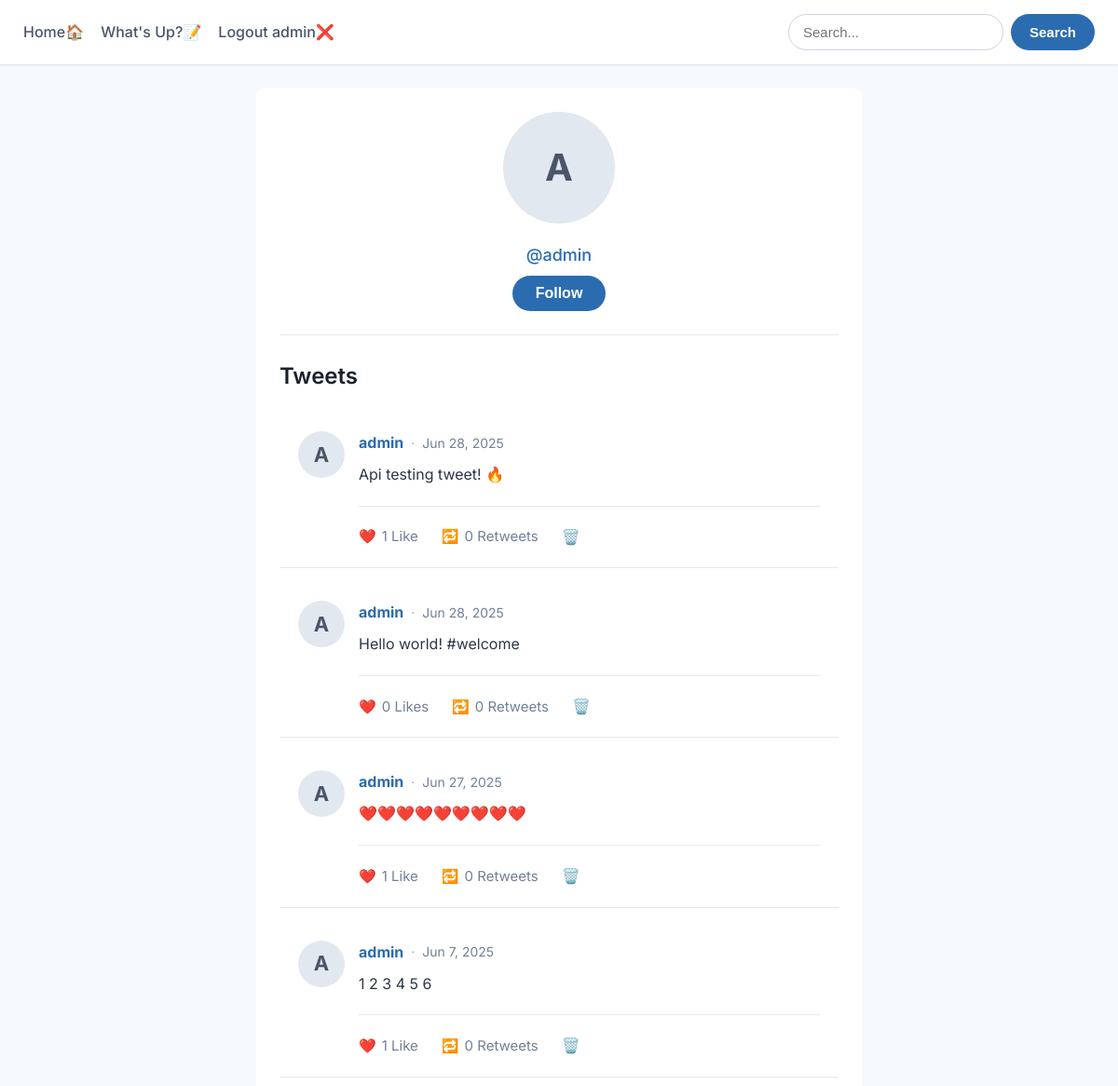
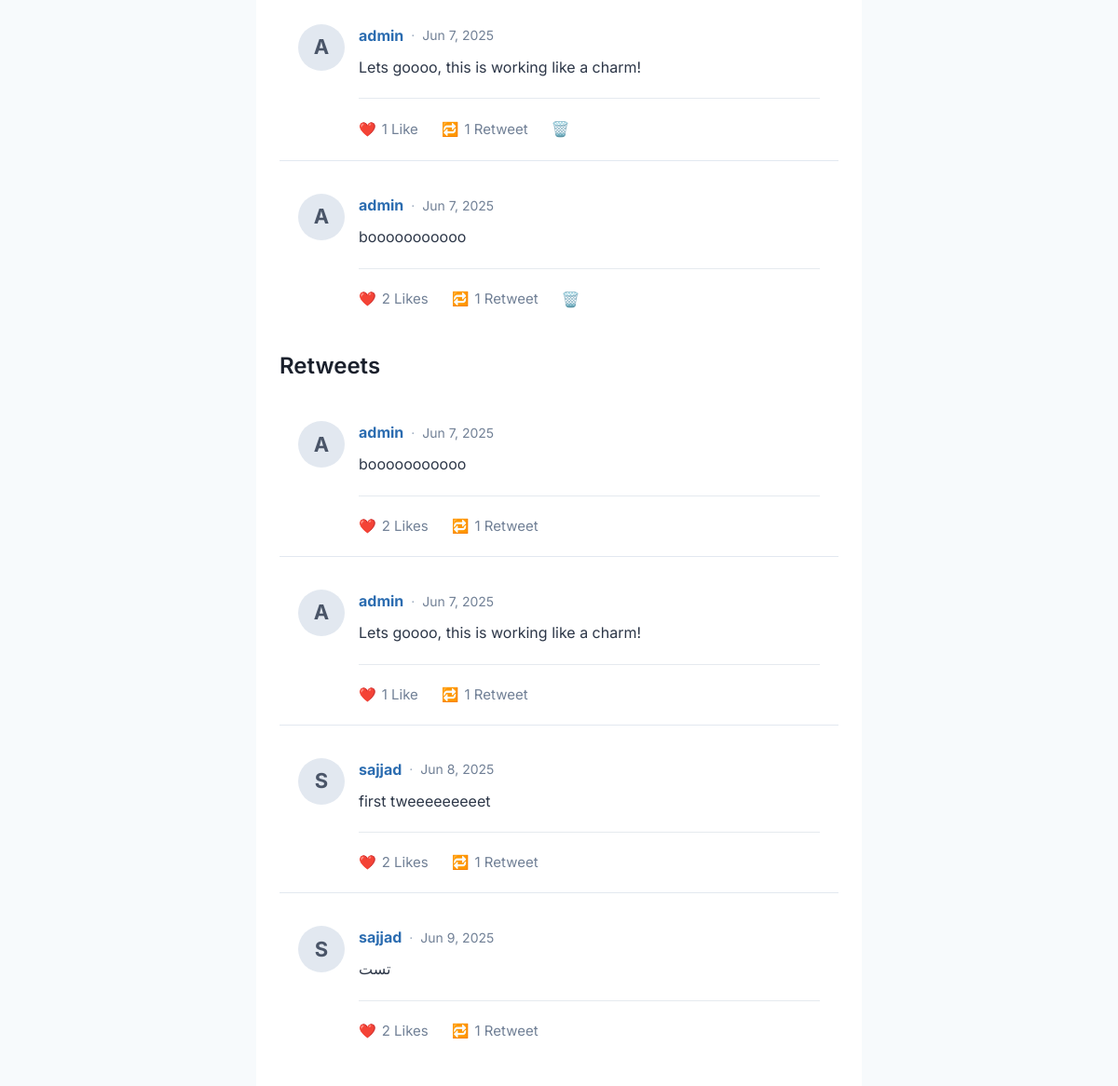
The app's page /profile/admin/ (signed in), older data (2 pictures, top to bottom).
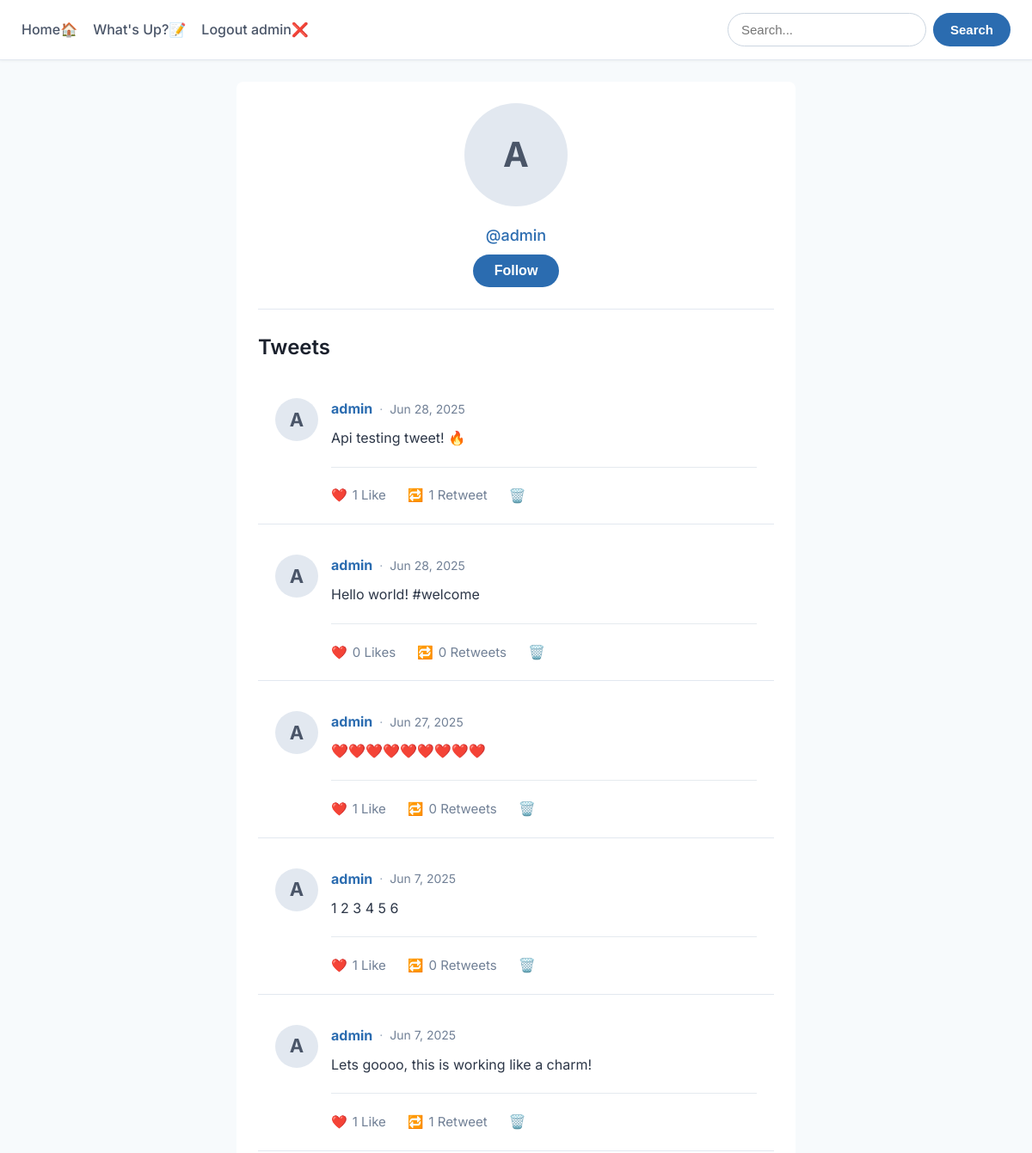
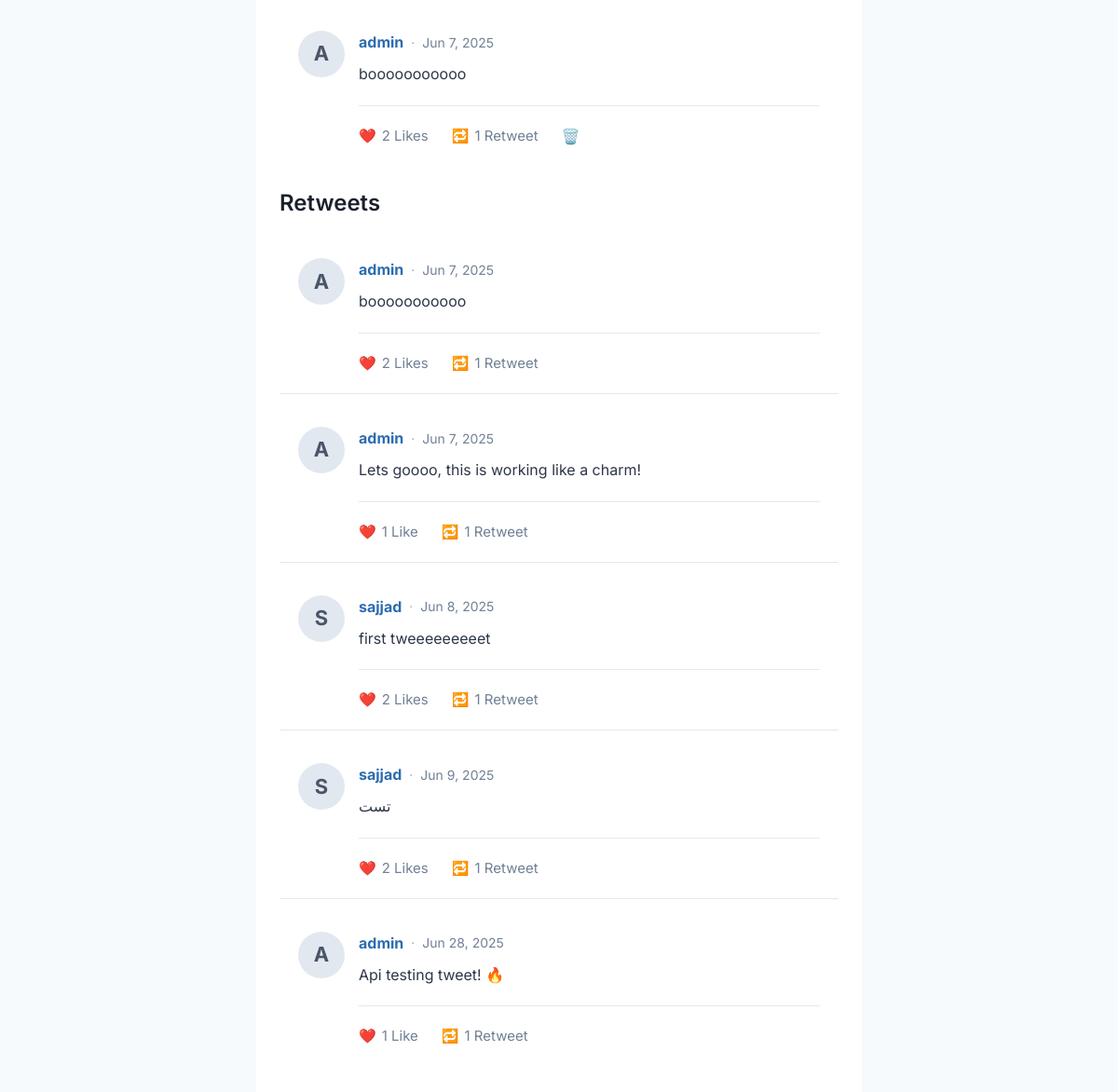
The same page, newer data (2 pictures, top to bottom).
### twitterApp/models.py (models this page shows, shortened)
class Profile(AbstractUser):
    bio = models.TextField(blank=True)
    website = models.URLField(max_length=200)
    profile_picture = models.ImageField(upload_to='profile_pics/', blank=True)

class Post(models.Model):
    user = models.ForeignKey(settings.AUTH_USER_MODEL, on_delete=models.CASCADE, related_name='posts')
    content = models.TextField(max_length=280)
    created_at = models.DateTimeField(auto_now_add=True)
    @property
    def like_count(self):
        return self.likes.count()
    @property
    def retweet_count(self):
        return self.retweets.count()

class Retweet(models.Model):
    user = models.ForeignKey(settings.AUTH_USER_MODEL, on_delete=models.CASCADE, related_name='retweets')
    tweet = models.ForeignKey(Post, on_delete=models.CASCADE, related_name='retweets')
    class Meta:
        unique_together = ('user','tweet')

### twitterApp/views.py (the view)
# urls.py: path('profile/<str:username>/', views.profile, name='user_profile'),
@login_required
def profile(request, username):
    user_profile = get_object_or_404(User, username=username)
    user_tweets = Post.objects.filter(user=user_profile).order_by('-created_at')
    user_retweets = Retweet.objects.filter(user=user_profile).select_related('tweet')
    is_following = Follow.objects.filter(follower=request.user, followed=user_profile).exists()
    context = {
        'user_profile': user_profile,
        'user_tweets': user_tweets,
        'user_retweets': user_retweets,
        'is_following': is_following
    }
    return render(request, 'profile.html', context)

### templates/profile.html (shortened to what this page needs)
{% extends 'base.html' %}
{% block main %}
<div class="profile-container">
    <div class="profile-header-section">
        {% if user_profile.profile_picture %}
            <img src="{{ user_profile.profile_picture.url }}" alt="{{ user_profile.username }}'s profile picture"
                 class="profile-avatar-large">
        {% else %}
            <div class="profile-avatar-large-fallback">
                {{ user_profile.username.0|upper }}
            </div>
        {% endif %}
        <h3 class="profile-username" style="margin: 7px">@{{ user_profile.username }}</h3>
        <form method="POST" action="{% url 'follow' user_profile.username %}">
            {% if is_following %}
                <button type="submit" class="follow-button">Unfollow</button>
            {% else %}
                <button type="submit" class="follow-button">Follow</button>
            {% endif %}
        </form>
    </div>
    <div>
        <h2>Tweets</h2>
        {% for tweet in user_tweets %}
            <div class="tweet-card">
                <div class="tweet-avatar-wrapper" style="margin-right: 15px;">
                    {% if tweet.user.profile_picture %}
                        <img src="{{ tweet.user.profile_picture.url }}" alt="{{ tweet.user.username }}'s profile picture"
                             class="tweet-avatar">
                    {% else %}
                        <div class="tweet-avatar-fallback">
                            {{ tweet.user.username.0|upper }}
                        </div>
                    {% endif %}
                </div>
                <div class="tweet-content-area">
                    <p class="tweet-header">
                        <strong class="tweet-username-link"><a href="{% url 'user_profile' username=tweet.user.username %}">{{ tweet.user.username }}</a></strong>
                        <span class="tweet-meta-separator">·</span>
                        <small class="tweet-timestamp">{{ tweet.created_at|date:"M j, Y" }}</small>
                    </p>
                    <p class="tweet-text">{{ tweet.content }}</p>
                    <hr style="border: none; border-top: 1px solid #cbd5e0; margin: 20px 0; opacity: 0.5">
                    <div class="tweet-actions">
                        <a href="{% url 'like' tweet.id %}" class="tweet-action-link">❤️ <span>{{ tweet.like_count }} Like{% if tweet.like_count != 1 %}s{% endif %}</span></a>
                        <a href="{% url 'retweet' tweet.id %}" class="tweet-action-link">🔁 <span>{{ tweet.retweet_count }} Retweet{% if tweet.retweet_count != 1 %}s{% endif %}</span></a>
                        <a href="{% url "delete" tweet.id %}">🗑️</a>
                    </div>
                </div>
            </div>
        {% empty %}
            <p class="empty-message">No tweets from {{ user_profile.username }} yet.</p>
        {% endfor %}
    </div>
<div>
    <h2>Retweets</h2>
    {% for retweet in user_retweets %}
        <div class="tweet-card">
            <div class="tweet-avatar-wrapper" style="margin-right: 15px;">
                {% if retweet.tweet.user.profile_picture %}
                    <img src="{{ retweet.tweet.user.profile_picture.url }}" alt="{{ retweet.tweet.user.username }}'s profile picture"
                         class="tweet-avatar">
                {% else %}
                    <div class="tweet-avatar-fallback">
                        {{ retweet.tweet.user.username.0|upper }}
                    </div>
                {% endif %}
            </div>
            <div class="tweet-content-area">
                <p class="tweet-header">
                    <strong class="tweet-username-link"><a href="{% url 'user_profile' username=retweet.tweet.user.username %}">{{ retweet.tweet.user.username }}</a></strong>
                    <span class="tweet-meta-separator">·</span>
                    <small class="tweet-timestamp">{{ retweet.tweet.created_at|date:"M j, Y" }}</small>
                </p>
                <p class="tweet-text">{{ retweet.tweet.content }}</p>
                <hr style="border: none; border-top: 1px solid #cbd5e0; margin: 20px 0; opacity: 0.5">
                <div class="tweet-actions">
                    <a href="{% url 'like' retweet.tweet.id %}" class="tweet-action-link">❤️ <span>{{ retweet.tweet.like_count }} Like{% if retweet.tweet.like_count != 1 %}s{% endif %}</span></a>
                    <a href="{% url 'retweet' retweet.tweet.id %}" class="tweet-action-link">🔁 <span>{{ retweet.tweet.retweet_count }} Retweet{% if retweet.tweet.retweet_count != 1 %}s{% endif %}</span></a>
                </div>
            </div>
        </div>
    {% empty %}
        <p class="empty-message">No retweets from {{ user_profile.username }} yet.</p>
    {% endfor %}
</div>
{% endblock %}

### templates/base.html (shortened to what this page needs)
<!DOCTYPE html>
{% load static %}
<html lang="en">
<head>
</head>
<link rel="stylesheet" href={% static "css/style.css" %}>
<body>
    <header>
        {% block header %}
        <h3>
            <a href="{% url 'home' %}">Home🏠</a>
            <a href="{% url 'user_tweet' %}">What's Up?📝</a>
            {% if user.is_authenticated %}
            <a href="{% url 'logout' %}">Logout {{ user.username }}❌</a>
            {% else %}
            <a href="{% url 'login' %}">Login/Register </a>
            {% endif %}
        </h3>
        <form action="/" method="GET" class="search-container">
            <input type="text" id="search" name="search" placeholder="Search...">
            <button type="submit">Search</button>
        </form>
        {% endblock header %}
    </header>
    <main>
        {% block main %}{% endblock main %}
    </main>
</body>
</html>

### statics/css/style.css (style rules this page uses)
body { font-family: 'Inter', sans-serif; margin: 0; padding: 0; background-color: #f7fafc; color: #2d3748; line-height: 1.6; }
a { text-decoration: none; color: #2b6cb0; transition: color 0.2s ease; }
h1, h2, h3 { color: #1a202c; font-weight: 600; }
header { background-color: #ffffff; padding: 15px 25px; border-bottom: 1px solid #e2e8f0; margin-bottom: 25px; box-shadow: 0 1px 3px rgba(0,0,0,0.05); display: flex; align-items: center; justify-content: space-between; position: sticky; top: 0; z-index: 1000; }
header h3 { margin: 0; flex-grow: 1; text-align: left; font-size: 1.1em; font-weight: 500; display: flex; align-items: center; gap: 18px; }
header h3 a { font-size: 16px; color: #4a5568; white-space: nowrap; }
.search-container { display: flex; justify-content: flex-end; width: auto; max-width: 600px; margin: 0; flex-shrink: 0; }
.search-container input[type="text"] { flex-grow: 1; padding: 10px 15px; border: 1px solid #cbd5e0; border-radius: 9999px; outline: none; font-size: 15px; margin-right: 8px; transition: border-color 0.2s ease, box-shadow 0.2s ease; min-width: 120px; }
.search-container button[type="submit"] { background-color: #2b6cb0; color: #ffffff; border: none; border-radius: 9999px; padding: 10px 20px; font-size: 15px; font-weight: 600; cursor: pointer; transition: background-color 0.2s ease; outline: none; }
main { padding: 0 20px; }
.tweet-card { background-color: #ffffff; padding: 20px; margin-bottom: 15px; display: flex; align-items: flex-start; border-bottom: 1px solid #e2e8f0; }
.tweet-card:last-child { border-bottom: none; }
.tweet-avatar-fallback { width: 50px; height: 50px; border-radius: 50%; background-color: #e2e8f0; display: flex; align-items: center; justify-content: center; font-size: 22px; font-weight: bold; color: #4a5568; }
.tweet-content-area { flex-grow: 1; }
.tweet-header { margin: 0; line-height: 1.5; display: flex; align-items: center; }
.tweet-username-link { font-size: 16px; text-decoration: none; color: #2b6cb0; font-weight: bold; }
.tweet-meta-separator { color: #a0aec0; margin-left: 8px; font-size: 14px; }
.tweet-timestamp { color: #718096; margin-left: 8px; font-size: 14px; }
.tweet-text { margin-top: 10px; margin-bottom: 15px; color: #2d3748; font-size: 16px; line-height: 1.6; }
.tweet-actions { display: flex; gap: 25px; }
.tweet-action-link { text-decoration: none; color: #718096; font-size: 15px; display: flex; align-items: center; }
.tweet-action-link span { margin-left: 6px; }
.profile-container { max-width: 600px; margin: 0 auto; background-color: #ffffff; padding: 25px; border-radius: 8px; }
.profile-header-section { text-align: center; padding-bottom: 25px; border-bottom: 1px solid #e2e8f0; margin-bottom: 25px; }
.profile-avatar-large-fallback { width: 120px; height: 120px; border-radius: 50%; background-color: #e2e8f0; display: flex; align-items: center; justify-content: center; font-size: 40px; font-weight: bold; color: #4a5568; margin: 0 auto 20px; }
.profile-username { margin: 0; color: #2b6cb0; font-size: 18px; font-weight: 500; }
.follow-button { background-color: #2b6cb0; color: #ffffff; border: none; border-radius: 9999px; padding: 10px 25px; font-size: 16px; font-weight: 600; cursor: pointer; transition: background-color 0.2s ease; outline: none; }

Row changes from the older to the newer data that the page shows:
shown differently, row unchanged: Post "Api testing tweet! 🔥": retweet_count "0" → "1"; no longer shows "s"
added Retweet: tweet.user.username.0 "A", tweet.user.username "admin", tweet.created_at "Jun 28, 2025", tweet.content "Api testing tweet! 🔥", tweet.like_count "1", tweet.retweet_count "1"
